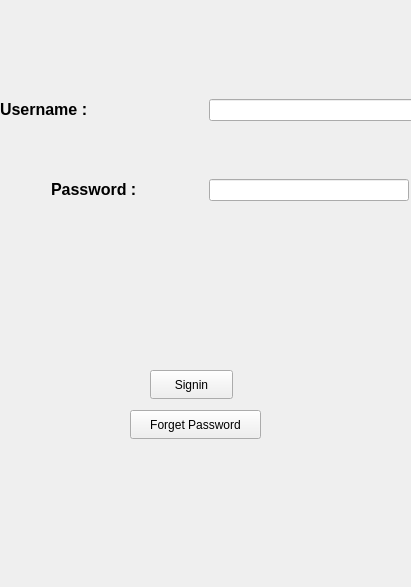
<?xml version="1.0" encoding="UTF-8"?>
<ui version="4.0">
 <class>LogIn</class>
 <widget class="QWidget" name="LogIn">
  <property name="geometry">
   <rect>
    <x>0</x>
    <y>0</y>
    <width>411</width>
    <height>587</height>
   </rect>
  </property>
  <property name="windowTitle">
   <string>Dialog</string>
  </property>
  <widget class="QPushButton" name="LoginButton">
   <property name="geometry">
    <rect>
     <x>150</x>
     <y>370</y>
     <width>83</width>
     <height>29</height>
    </rect>
   </property>
   <property name="text">
    <string>Signin</string>
   </property>
  </widget>
  <widget class="QPushButton" name="ForgetPasswordButton">
   <property name="geometry">
    <rect>
     <x>130</x>
     <y>410</y>
     <width>131</width>
     <height>29</height>
    </rect>
   </property>
   <property name="text">
    <string>Forget Password</string>
   </property>
  </widget>
  <widget class="QWidget" name="horizontalLayoutWidget">
   <property name="geometry">
    <rect>
     <x>0</x>
     <y>70</y>
     <width>459</width>
     <height>80</height>
    </rect>
   </property>
   <layout class="QHBoxLayout" name="horizontalLayout">
    <item alignment="Qt::AlignmentFlag::AlignLeft|Qt::AlignmentFlag::AlignVCenter">
     <widget class="QLabel" name="UsernameLabel">
      <property name="minimumSize">
       <size>
        <width>100</width>
        <height>0</height>
       </size>
      </property>
      <property name="font">
       <font>
        <pointsize>12</pointsize>
        <bold>true</bold>
       </font>
      </property>
      <property name="text">
       <string>Username :</string>
      </property>
     </widget>
    </item>
    <item alignment="Qt::AlignmentFlag::AlignLeft|Qt::AlignmentFlag::AlignVCenter">
     <widget class="QLineEdit" name="UsernameEntry">
      <property name="minimumSize">
       <size>
        <width>250</width>
        <height>0</height>
       </size>
      </property>
      <property name="maximumSize">
       <size>
        <width>250</width>
        <height>16777215</height>
       </size>
      </property>
     </widget>
    </item>
   </layout>
  </widget>
  <widget class="QWidget" name="horizontalLayoutWidget_2">
   <property name="geometry">
    <rect>
     <x>0</x>
     <y>150</y>
     <width>411</width>
     <height>80</height>
    </rect>
   </property>
   <layout class="QHBoxLayout" name="horizontalLayout_2">
    <item alignment="Qt::AlignmentFlag::AlignHCenter|Qt::AlignmentFlag::AlignVCenter">
     <widget class="QLabel" name="PasswordLabel">
      <property name="minimumSize">
       <size>
        <width>100</width>
        <height>0</height>
       </size>
      </property>
      <property name="font">
       <font>
        <pointsize>12</pointsize>
        <bold>true</bold>
       </font>
      </property>
      <property name="text">
       <string>Password :  </string>
      </property>
     </widget>
    </item>
    <item alignment="Qt::AlignmentFlag::AlignLeft|Qt::AlignmentFlag::AlignVCenter">
     <widget class="QLineEdit" name="PasswordEntry">
      <property name="minimumSize">
       <size>
        <width>200</width>
        <height>0</height>
       </size>
      </property>
     </widget>
    </item>
   </layout>
  </widget>
 </widget>
 <resources/>
 <connections/>
</ui>
